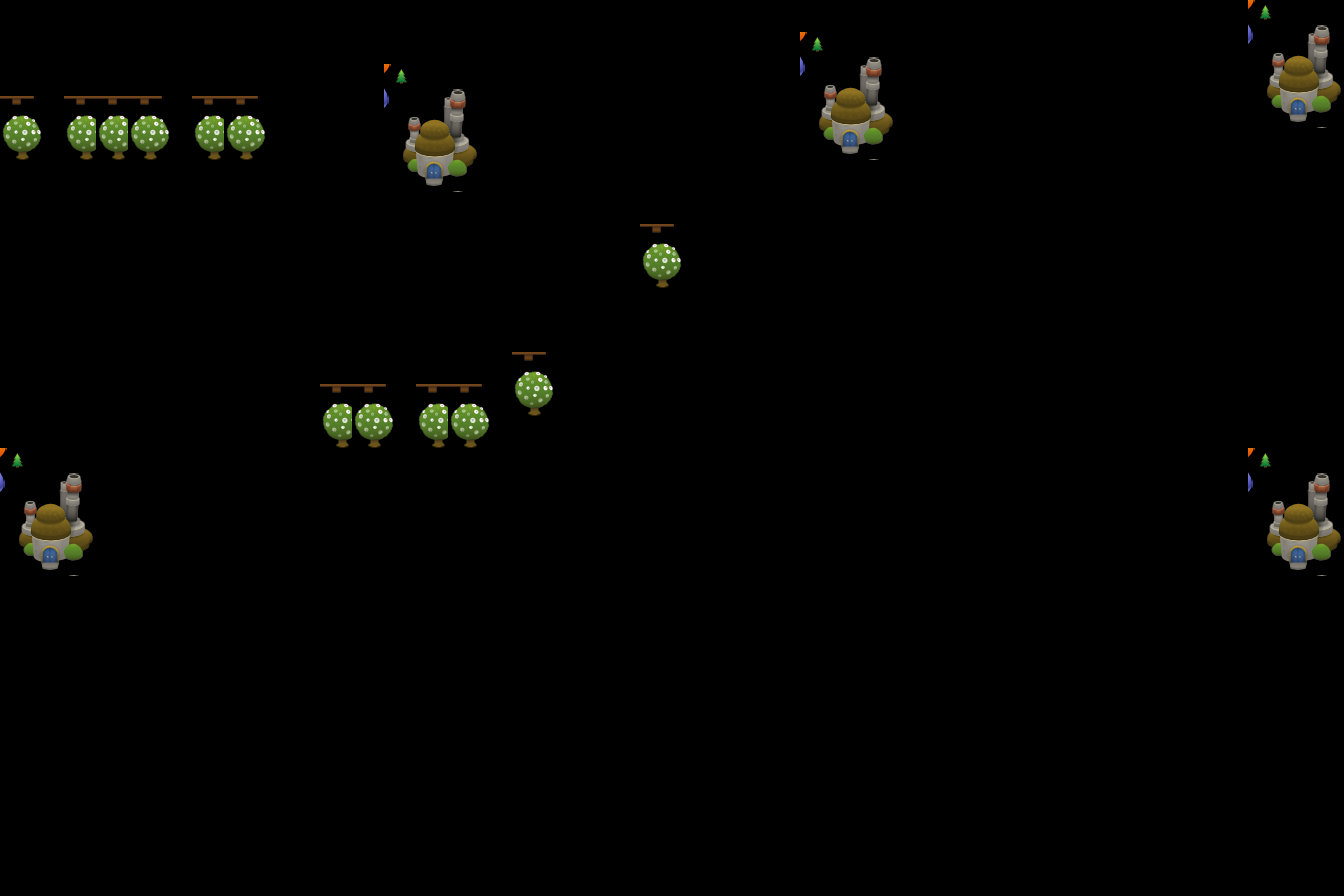

Tiled map render using the project's own tile images. Description and the map definition, with tile-layer contents summarised, below:
An orthogonal 42x28 tile map with 32x32 px tiles, 1 tile layer (Tile Layer 1) and 3 objects (1, 2, 3).

<map version="1.0" orientation="orthogonal" width="42" height="28" tilewidth="32" tileheight="32">
 <tileset firstgid="1" name="dfa" tilewidth="32" tileheight="32">
  <image source="dfa.png" width="1024" height="512" />
 </tileset>
 <layer name="Tile Layer 1" width="42" height="28">
  <data>[1176 cells, 98 non-empty, 16 distinct tile ids]</data>
 </layer>
 <objectgroup name="ob1" width="42" height="28">
  <object name="1" x="388" y="69" width="95" height="121">
   <properties>
    <property name="type" value="1" />
   </properties>
  </object>
  <object name="2" x="642" y="226" width="41" height="62">
   <properties>
    <property name="type" value="2" />
   </properties>
  </object>
  <object name="3" x="192" y="93" width="68" height="66">
   <properties>
    <property name="type" value="2" />
   </properties>
  </object>
 </objectgroup>
</map>